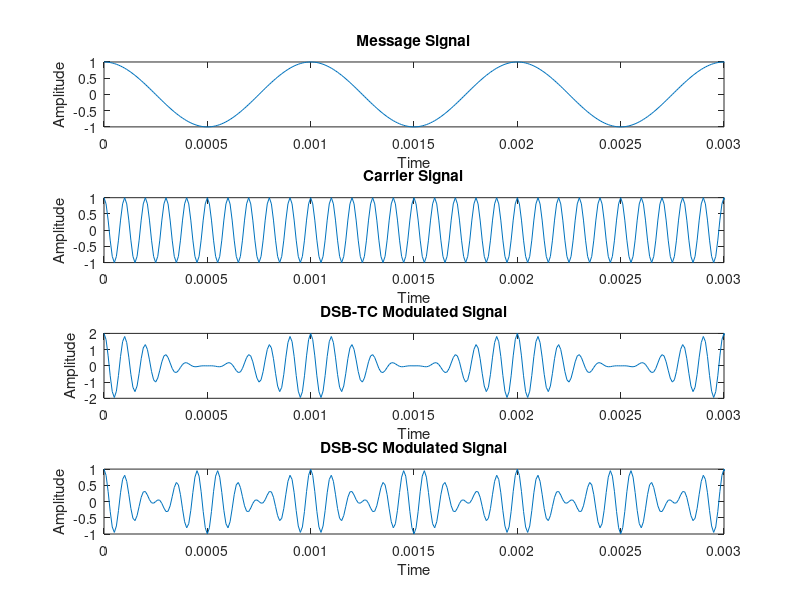

The MATLAB source for this figure:
pkg load signal
close all;
clear all;
clc;

Am = 1;
Ac = 1;

fm = 1e3;
fc = 10e3;

fs = 10*fc;
Ts = 1/fs;
t_final = 2;
T = 1/fm;

t = [0:Ts:t_final];

passo_f = 1/t_final;
f = [-fs/2:passo_f:fs/2];

m_t = Am * cos(2*pi*fm*t);
c_t = Ac * cos(2*pi*fc*t);

s_t = m_t .* c_t;
r_t = s_t .* c_t;

dsb_tc = Ac *(1 + m_t) .* cos(2*pi*fc*t);




subplot(411);
plot(t, m_t);
title('Message Signal');
xlabel('Time');
ylabel('Amplitude');
xlim([0 3*T])


subplot(412);
plot(t, c_t);
title('Carrier Signal');
xlabel('Time');
ylabel('Amplitude');
xlim([0 3*T])


subplot(413);
plot(t, dsb_tc);
title('DSB-TC Modulated Signal');
xlabel('Time');
ylabel('Amplitude');
xlim([0 3*T])


subplot(414);
plot(t, s_t);
title('DSB-SC Modulated Signal');
xlabel('Time');
ylabel('Amplitude');
xlim([0 3*T])

